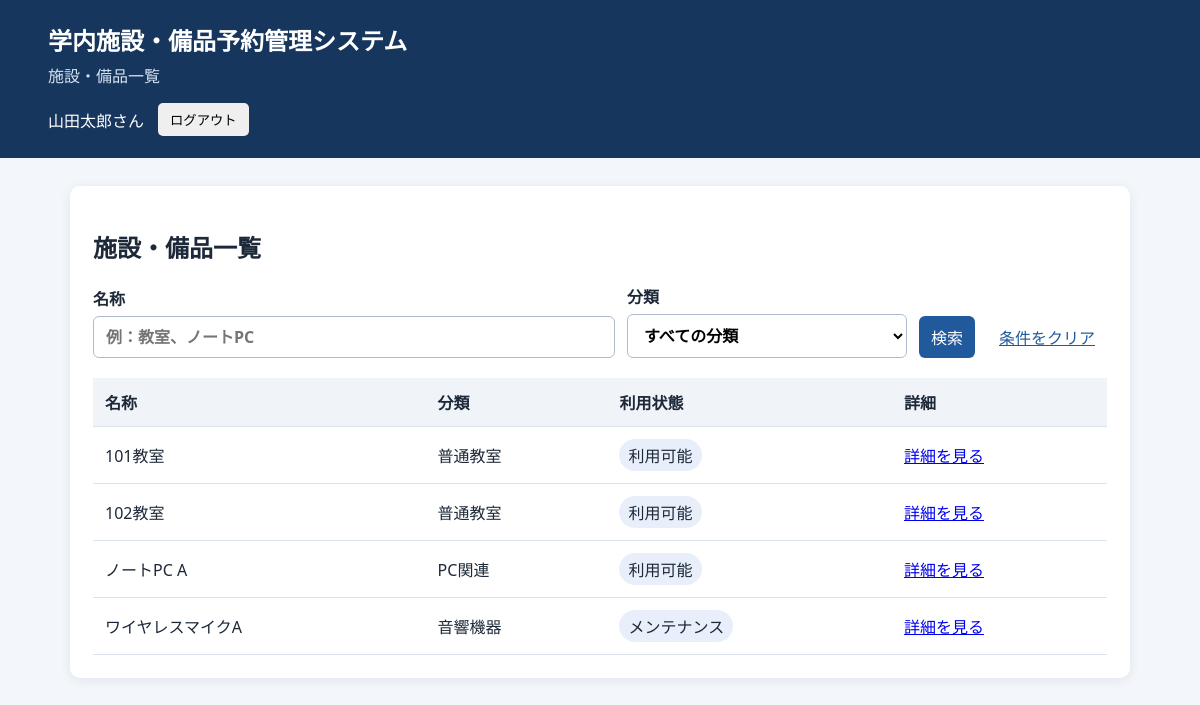
Page /items.php (signed in) on the committed database.
### tables this page shows
CREATE TABLE IF NOT EXISTS users (
  id INT UNSIGNED NOT NULL AUTO_INCREMENT,
  name VARCHAR(100) NOT NULL,
  email VARCHAR(255) NOT NULL,
  password VARCHAR(255) NOT NULL,
  role ENUM('user','admin') NOT NULL DEFAULT 'user',
  PRIMARY KEY (id),
  UNIQUE KEY uq_users_email (email)
);

CREATE TABLE IF NOT EXISTS items (
  id INT UNSIGNED NOT NULL AUTO_INCREMENT,
  category_id INT UNSIGNED NOT NULL,
  name VARCHAR(100) NOT NULL,
  description TEXT NULL,
  status ENUM('available','maintenance','inactive') NOT NULL DEFAULT 'available',
  PRIMARY KEY (id),
  KEY idx_items_category (category_id),
  CONSTRAINT fk_items_category FOREIGN KEY (category_id)
    REFERENCES categories(id) ON UPDATE CASCADE ON DELETE RESTRICT
);

CREATE TABLE IF NOT EXISTS categories (
  id INT UNSIGNED NOT NULL AUTO_INCREMENT,
  name VARCHAR(100) NOT NULL,
  PRIMARY KEY (id),
  UNIQUE KEY uq_categories_name (name)
);

### public/items.php (the view, shortened to what this page needs)
<?php
function e(mixed $value): string
{
    return htmlspecialchars(
        (string) ($value ?? ''),
        ENT_QUOTES | ENT_SUBSTITUTE,
        'UTF-8'
    );
}
function status_label(string $status): string
{
    return [
        'available' => '利用可能',
        'maintenance' => 'メンテナンス',
        'inactive' => '利用停止',
    ][$status] ?? $status;
}
$items = [];
$currentUser = null;
$error = null;
$searchError = null;
$keywordInput = $_GET['keyword'] ?? '';
$keyword = is_string($keywordInput) ? trim($keywordInput) : '';
try {
    $pdo = new PDO(
        'mysql:host=' . getenv('DB_HOST')
            . ';dbname=' . getenv('DB_NAME')
            . ';charset=utf8mb4',
        (string) getenv('DB_USER'),
        (string) getenv('DB_PASSWORD'),
        [
            PDO::ATTR_ERRMODE => PDO::ERRMODE_EXCEPTION,
            PDO::ATTR_DEFAULT_FETCH_MODE => PDO::FETCH_ASSOC,
            PDO::ATTR_EMULATE_PREPARES => false,
        ]
    );
    if (!empty($_SESSION['uid'])) {
        $userStatement = $pdo->prepare(
            'SELECT id, name, role FROM users WHERE id = ?'
        );
        $userStatement->execute([(int) $_SESSION['uid']]);
        $currentUser = $userStatement->fetch() ?: null;
    }
    if ($searchError === null) {
        $itemSql = 'SELECT i.id, i.name, c.name AS category_name, i.status'
            . ' FROM items i'
            . ' JOIN categories c ON c.id = i.category_id'
            . ' WHERE 1 = 1';
        $itemParameters = [];
        $itemSql .= ' ORDER BY i.id';
        $itemStatement = $pdo->prepare($itemSql);
        $itemStatement->execute($itemParameters);
        $items = $itemStatement->fetchAll();
    }
} catch (PDOException) {
    http_response_code(500);
    $error = '施設・備品を取得できませんでした。時間をおいて再度お試しください。';
}
$isAdmin = ($currentUser['role'] ?? null) === 'admin';
?>
<!doctype html>
<html lang="ja">
<head>
</head>
<body>
<header>
  <h1>学内施設・備品予約管理システム</h1>
  <p>施設・備品一覧</p>
  <nav>
    <?php if ($currentUser): ?>
      <span><?= e($currentUser['name']) ?>さん</span>
      <form method="post" action="/logout.php">
        <button type="submit">ログアウト</button>
      </form>
    <?php else: ?>
      <a href="/login.php">ログイン</a>
    <?php endif; ?>
  </nav>
</header>
<main>
  <section class="card">
    <h2>施設・備品一覧</h2>
    <form method="get" action="/items.php" class="search">
      <label>
        名称
        <input type="search" name="keyword" maxlength="100" value="<?= e($keyword) ?>" placeholder="例：教室、ノートPC">
      </label>
      <label>
        分類
        <select name="category_id">
          <option value="">すべての分類</option>
        </select>
      </label>
      <button type="submit">検索</button>
      <a href="/items.php">条件をクリア</a>
    </form>
    <?php if ($error): ?>
      <p class="alert" role="alert"><?= e($error) ?></p>
    <?php elseif ($searchError): ?>
      <p class="alert" role="alert"><?= e($searchError) ?></p>
    <?php else: ?>
      <div class="scroll">
        <table>
          <thead>
          <tr>
            <th>名称</th>
            <th>分類</th>
            <th>利用状態</th>
            <th>詳細</th>
          </tr>
          </thead>
          <tbody>
          <?php if (!$items): ?>
            <tr><td class="empty" colspan="<?= $isAdmin ? '5' : '4' ?>">検索条件に一致する施設・備品はありません。</td></tr>
          <?php else: ?>
            <?php foreach ($items as $item): ?>
              <tr>
                <td><?= e($item['name']) ?></td>
                <td><?= e($item['category_name']) ?></td>
                <td><span class="pill"><?= e(status_label((string) $item['status'])) ?></span></td>
                <td><a class="detail-link" href="/item_detail.php?id=<?= e($item['id']) ?>">詳細を見る</a></td>
              </tr>
            <?php endforeach; ?>
          <?php endif; ?>
          </tbody>
        </table>
      </div>
    <?php endif; ?>
  </section>
</main>
</body>
</html>

### public/items.php (style rules this page uses)
:root { font-family: system-ui, -apple-system, "Yu Gothic", Meiryo, sans-serif; color: #1d2939; background: #f3f6fb; }
* { box-sizing: border-box; }
body { margin: 0; }
header { background: #17365d; color: white; padding: 22px max(4vw, 20px); }
header h1 { margin: 0 0 6px; font-size: 1.5rem; }
header p { margin: 0; color: #d7e3f3; }
nav { display: flex; gap: 14px; margin-top: 16px; align-items: center; }
nav form { margin: 0; }
nav button { padding: 7px 12px; border: 0; border-radius: 5px; cursor: pointer; }
main { max-width: 1100px; margin: 28px auto; padding: 0 20px; }
.card { background: white; padding: 23px; border-radius: 10px; box-shadow: 0 2px 12px #182e4615; }
.search { display: grid; grid-template-columns: minmax(220px, 1fr) minmax(180px, 280px) auto auto; gap: 12px; align-items: end; margin-bottom: 20px; }
.search label { display: grid; gap: 6px; font-weight: 600; }
.search input, .search select, .search button, .search a { min-height: 42px; padding: 9px 12px; border-radius: 6px; font: inherit; }
.search input, .search select { border: 1px solid #aebbd0; background: white; }
.search button { border: 0; background: #215a9c; color: white; cursor: pointer; }
.search a { display: inline-flex; align-items: center; color: #215a9c; }
.scroll { overflow-x: auto; }
table { border-collapse: collapse; width: 100%; }
th, td { padding: 12px; border-bottom: 1px solid #dce2eb; text-align: left; }
th { background: #f0f4f9; }
.pill { display: inline-block; padding: 4px 9px; border-radius: 20px; background: #e9effa; }
.detail-link { white-space: nowrap; }

### rows in the picture
users: name "山田太郎"
items: name "101教室", category.name "普通教室", status "利用可能"
items: name "102教室", category.name "普通教室", status "利用可能"
items: name "ノートPC A", category.name "PC関連", status "利用可能"
items: name "ワイヤレスマイクA", category.name "音響機器", status "メンテナンス"
